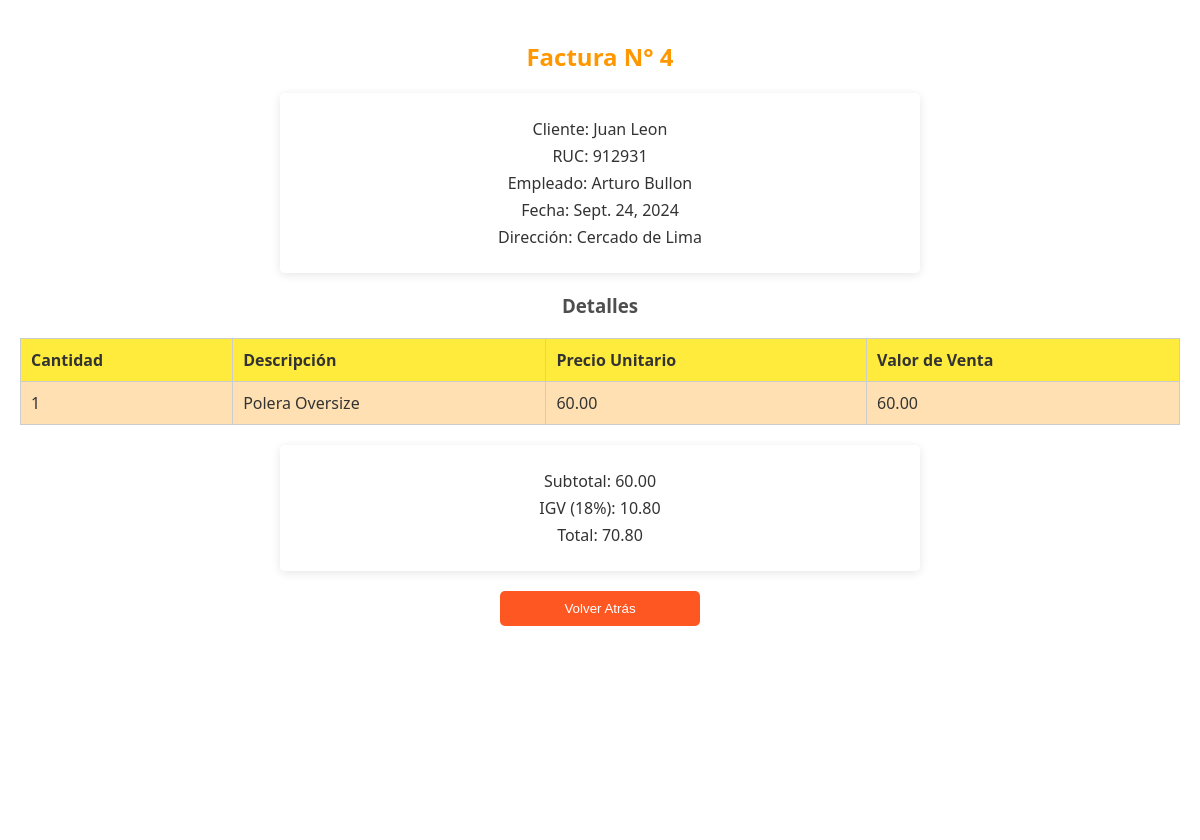
Page /facturas/4/ on the committed database.
### factura/models.py (models this page shows, shortened)
class Factura(models.Model):
    numero_factura = models.AutoField(primary_key=True)
    cliente = models.ForeignKey(Cliente, on_delete=models.CASCADE)
    empleado = models.ForeignKey(Empleado, on_delete=models.CASCADE)
    fecha_factura = models.DateField()
    subtotal = models.DecimalField(max_digits=10, decimal_places=2, default=Decimal('0.00'))
    total = models.DecimalField(max_digits=10, decimal_places=2, default=Decimal('0.00'))
    igv = models.DecimalField(max_digits=10, decimal_places=2, default=Decimal('0.00'))

class Cliente(models.Model):
    nombre_cliente = models.CharField(max_length=255)
    apellido_cliente = models.CharField(max_length=100, null=True, blank=True)
    direccion = models.CharField(max_length=255, null=True)
    RUC = models.CharField(max_length=11, unique=True)

class Empleado(models.Model):
    codigo_empleado = models.AutoField(primary_key=True)
    nombre_empleado = models.CharField(max_length=255)
    apellido_empleado = models.CharField(max_length=255)
    dni_empleado = models.CharField(max_length=8, unique=True)

class Producto(models.Model):
    nombre_producto = models.CharField(max_length=255)
    precio = models.DecimalField(max_digits=10, decimal_places=2)
    categoria = models.ForeignKey(Categoria, on_delete=models.CASCADE)

### factura/views.py (the view)
# urls.py: path('facturas/<int:pk>/', FacturaDetailView.as_view(), name='factura-detail'),
class FacturaDetailView(DetailView):
    model = Factura
    template_name = 'factura/factura_detail.html'
    context_object_name = 'factura'  # Añadir el nombre de contexto
    def get_context_data(self, **kwargs):
        context = super().get_context_data(**kwargs)
        factura = self.object
        detalles = []
        subtotal = Decimal('0.00')  # Inicializa el subtotal
        for detalle in factura.detallefactura_set.all():
            valor_venta = detalle.cantidad * detalle.producto.precio  # Calcular valor de venta
            subtotal += valor_venta  # Sumar al subtotal
            detalles.append({
                'producto': detalle.producto.nombre_producto,  # Descripción del producto
                'cantidad': detalle.cantidad,
                'precio_unitario': detalle.producto.precio,  # Precio unitario del producto
                'valor_venta': valor_venta,  # Valor de venta calculado
            })
        igv = subtotal * Decimal('0.18')  # Calcular IGV (18%)
        total = subtotal + igv  # Calcular el total
        context['detalles'] = detalles
        context['subtotal'] = subtotal
        context['igv'] = igv
        context['total'] = total
        context['ruc'] = factura.cliente.RUC
        context['empleado'] = factura.empleado.nombre_empleado
        return context

### factura/templates/factura/factura_detail.html (shortened to what this page needs)
<!DOCTYPE html>
<html lang="es">
<head>
    {% load static %}
    <link rel="stylesheet" type="text/css" href="{% static 'css/cheltons.css' %}">
</head>
<body>
    <video muted autoplay loop id="background-video">
        <source src="{% static 'video/fondo.mp4' %}" type="video/mp4">
    </video>
    <h2>Factura N° {{ factura.numero_factura }}</h2>
    <div class="info-box">
        <p>Cliente: {{ factura.cliente.nombre_cliente }} {{ factura.cliente.apellido_cliente }}</p>
        <p>RUC: {{ ruc }}</p>
        <p>Empleado: {{ factura.empleado.nombre_empleado }} {{ factura.empleado.apellido_empleado }}</p>
        <p>Fecha: {{ factura.fecha_factura }}</p>
        <p>Dirección: {{ factura.cliente.direccion }}</p>
    </div>
    <h3>Detalles</h3>
    <table>
        <thead>
            <tr>
                <th>Cantidad</th>
                <th>Descripción</th>
                <th>Precio Unitario</th>
                <th>Valor de Venta</th>
            </tr>
        </thead>
        <tbody>
            {% for detalle in detalles %}
                <tr>
                    <td>{{ detalle.cantidad }}</td>
                    <td>{{ detalle.producto }}</td>
                    <td>{{ detalle.precio_unitario|floatformat:2 }}</td>
                    <td>{{ detalle.valor_venta|floatformat:2 }}</td>
                </tr>
            {% endfor %}
        </tbody>
    </table>
    <div class="info-box">
        <p>Subtotal: {{ subtotal|floatformat:2 }}</p>
        <p>IGV (18%): {{ igv|floatformat:2 }}</p>
        <p>Total: {{ total|floatformat:2 }}</p>
    </div>
    <button onclick="window.history.back();">Volver Atrás</button>
</body>
</html>

### factura/static/css/cheltons.css (style rules this page uses)
video { position: fixed; top: 0; left: 0; width: 100%; height: 100%; object-fit: cover; z-index: -1; }
body { font-family: 'Segoe UI', Tahoma, Geneva, Verdana, sans-serif; background-color: rgba(255, 255, 255, 0.9); color: #333; margin: 0; padding: 20px; text-align: center; position: relative; min-height: 100vh; }
h2 { color: #ff9800; }
h3 { color: #4e4e4e; }
p { margin: 5px 0; }
.info-box { background-color: rgba(255, 255, 255, 0.9); padding: 20px; border-radius: 5px; box-shadow: 0 2px 10px rgba(0, 0, 0, 0.1); margin: 20px auto; width: 80%; max-width: 600px; }
table { width: 100%; border-collapse: collapse; margin-top: 20px; }
th, td { padding: 10px; border: 1px solid #ccc; text-align: left; }
th { background-color: #ffeb3b; color: #333; }
tr:nth-child(odd) { background-color: #ffe0b2; }
button { background-color: #ff5722; color: white; padding: 10px 15px; border: none; border-radius: 5px; cursor: pointer; margin-top: 20px; display: block; width: 200px; margin-left: auto; margin-right: auto; }

### rows in the picture
Factura: numero_factura "4", cliente.nombre_cliente "Juan", cliente.apellido_cliente "Leon", empleado.nombre_empleado "Arturo", empleado.apellido_empleado "Bullon", fecha_factura "Sept. 24, 2024", cliente.direccion "Cercado de Lima"
Cliente: RUC "912931"
Producto: producto "Polera Oversize", precio_unitario "60.00"

### other values in the picture
{{ detalle.cantidad }} "1"
{{ detalle.valor_venta|floatformat:2 }} "60.00"
{{ subtotal|floatformat:2 }} "60.00"
{{ igv|floatformat:2 }} "10.80"
{{ total|floatformat:2 }} "70.80"
